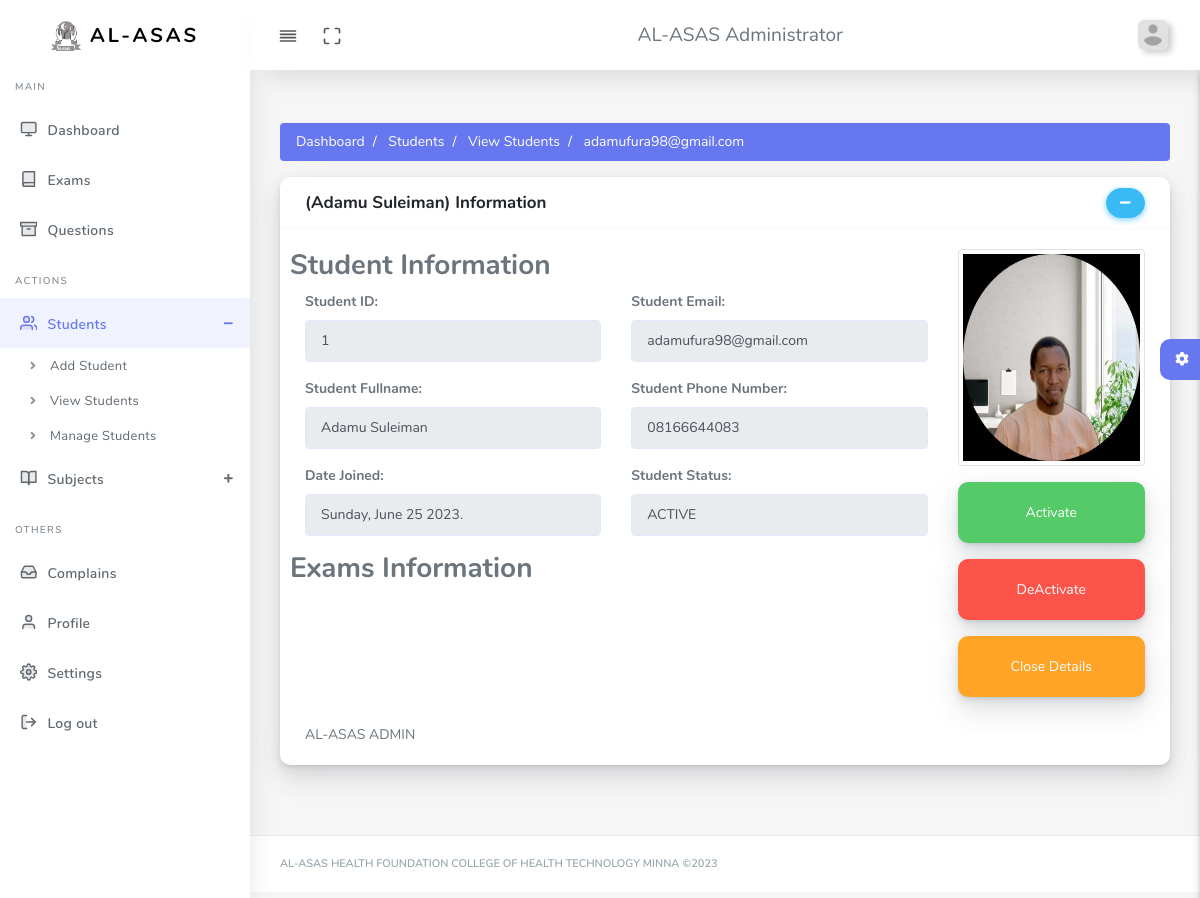
The page /admin/view_student.php?email=adamufura98@gmail.com (signed in) on the database its author committed.
### tables this page shows
CREATE TABLE `students` (
  `id` int(100) NOT NULL,
  `email` varchar(200) NOT NULL,
  `phonenumber` varchar(15) NOT NULL,
  `fullname` varchar(200) NOT NULL,
  `status` varchar(10) NOT NULL DEFAULT 'ACTIVE',
  `allocation` int(20) NOT NULL DEFAULT 0,
  `joined` date NOT NULL DEFAULT current_timestamp(),
  `avatar` text NOT NULL DEFAULT '../assets/images/avatars/avatar.png'
);

### admin/helpers/admin-functions.php (called while the page is built, shortened)
<?php
include 'setup.php';
function getAdminByUsername($username)
{
    global $connection;
    $admin_data_q = "SELECT * FROM `admin` WHERE `username` = ?";
    $admin_data_stmt = mysqli_prepare($connection, $admin_data_q);
    mysqli_stmt_bind_param($admin_data_stmt, 's', $username);
    mysqli_stmt_execute($admin_data_stmt);
    $result = mysqli_fetch_assoc(mysqli_stmt_get_result($admin_data_stmt));
    return $result;
}
function getStudentByEmail($email)
{
    global $connection;
    $student_data_q = "SELECT * FROM `students` WHERE `email` = ?";
    $student_data_stmt = mysqli_prepare($connection, $student_data_q);
    mysqli_stmt_bind_param($student_data_stmt, 's', $email);
    mysqli_stmt_execute($student_data_stmt);
    $result = mysqli_fetch_assoc(mysqli_stmt_get_result($student_data_stmt));
    return $result;
}

### admin/view_student.php (the view, shortened to what this page needs)
<?php
$data = getStudentByEmail($_GET['email']);
?>
  <body>
    <div id="app">
      <div class="main-wrapper main-wrapper-1">
        <div class="navbar-bg"></div>
        <?php Includes::custom_include('includes/navbar.php', [], true);    ?>
        <div class="main-sidebar sidebar-style-2">
        </div>
        <div class="main-content">
          <section class="section">
            <nav aria-label="breadcrumb">
              <ol class="breadcrumb bg-primary text-white-all">
                <li class="breadcrumb-item"><a href="index.php"> Dashboard</a></li>
                <li class="breadcrumb-item"><a href="#"> Students</a></li>
                <li class="breadcrumb-item"><a href="view_students.php"> View Students</a></li>
                <li class="breadcrumb-item active" aria-current="page"> <?php echo $_GET['email'] ?></li>
              </ol>
            </nav>
        <div class="section-body">
         <div class="card">
                  <div class="card-header">
                    <h4>(<?php echo $data['fullname'] ?>) Information</h4>
                    <div class="card-header-action">
                      <a data-collapse="#mycard-collapse" class="btn btn-icon btn-info" href="#"><i
                          class="fas fa-minus"></i></a>
                    </div>
                  </div>
                  <div class="collapse show" id="mycard-collapse">
                    <div class="card-body">
                      <div class="row">
                                <div class="col-md-9">
                                 <div class="row">
                                    <h3>Student Information</h3>
                                </div>
                                    <div class="row">
                                        <div class="col-sm-6 mb-3">
                                            <label for="" class="form-label"><b>Student ID:</b>
                                            </label>
                                            <input type="text" class="form-control" id="" required
                                                value="<?php echo $data['id'] ?>"
                                                disabled>
                                        </div>
                                        <div class="col-sm-6 mb-3">
                                            <label for="" class="form-label"><b>Student Email:</b>
                                            </label>
                                            <input type="text" class="form-control" id="" required
                                                value="<?php echo $data['email'] ?>" disabled>
                                        </div>
                                    </div>
                                    <div class="row">
                                        <div class="col-sm-6 mb-3">
                                            <label for="" class="form-label"><b>Student Fullname:</b>
                                            </label>
                                            <input type="text" class="form-control" id="" required
                                                value="<?php echo $data['fullname'] ?>"
                                                disabled>
                                        </div>
                                        <div class="col-sm-6 mb-3">
                                            <label for="" class="form-label"><b>Student Phone Number:</b>
                                            </label>
                                            <input type="text" class="form-control" id="" required
                                                value="<?php echo $data['phonenumber'] ?>" disabled>
                                        </div>
                                    </div>
                                    <div class="row">
                                        <div class="col-sm-6 mb-3">
                                            <label for="" class="form-label"><b>Date Joined:</b>
                                            </label>
                                            <input type="text" class="form-control" id="" required
                                                value="<?php echo date('l, F d Y.', strtotime($data['joined'])) ?>"
                                                disabled>
                                        </div>
                                        <div class="col-sm-6 mb-3">
                                            <label for="" class="form-label"><b>Student
                                                    Status:</b>
                                            </label>
                                            <input type="text" class="form-control" id="" required
                                                value="<?php echo $data['status'] ?>" disabled>
                                        </div>
                                    </div>
                                <div class="row">
                                    <h3>Exams Information</h3>
                                </div>
                                </div>
                                <div class="col-md-3">
                                    <img src="<?php echo $data['avatar'] ?>" class="img-thumbnail w-100 h-50" alt="">
                                    <div class="card my-3 bg-success">
                                        <a
                                            href="?email=<?php echo $_GET['email'] ?>&activate=ACTIVE">
                                            <div class="card-body text-center text-white">
                                                Activate
                                            </div>
                                        </a>
                                    </div>
                                    <div class="card my-3 bg-danger">
                                        <a href="?email=<?php echo $_GET['email']  ?>&deactivate=INACTIVE">
                                            <div class="card-body text-center text-white">
                                                DeActivate
                                            </div>
                                        </a>
                                    </div>
                                    <div class="card my-3 bg-warning">
                                        <a href="view_students.php">
                                            <div class="card-body text-center text-white">
                                                Close Details
                                            </div>
                                        </a>
                                    </div>
                                </div>
                            </div>
                    </div>
                    <div class="card-footer">
                      AL-ASAS ADMIN
                    </div>
                  </div>
                </div>
        </div>
         </div>
        </div>
      </div>
  </body>
</html>

### admin/includes/navbar.php (shortened to what this page needs)
<?php
$adminData = getAdminByUsername($_SESSION['s_adminUsername']);
?>
<nav class="navbar navbar-expand-lg main-navbar sticky">
          <div class="form-inline mr-auto">
            <ul class="navbar-nav mr-3">
              <li>
                <a
                  href="#"
                  data-toggle="sidebar"
                  class="nav-link nav-link-lg collapse-btn"
                >
                  <i data-feather="align-justify"></i
                ></a>
              </li>
              <li>
                <a href="#" class="nav-link nav-link-lg fullscreen-btn">
                  <i data-feather="maximize"></i>
                </a>
              </li>
            </ul>
          </div>
          <div class="form-inline mr-auto">
            <ul class="navbar-nav mr-3">
              <li class="text-bold" style="font-size: 1.2rem">
                AL-ASAS Administrator
              </li>
            </ul>
          </div>
          <ul class="navbar-nav navbar-right">
            <li class="dropdown">
              <a
                href="#"
                data-toggle="dropdown"
                class="nav-link dropdown-toggle nav-link-lg nav-link-user"
              >
                <img
                  alt="image"
                  src="<?php echo $adminData['avatar'] ?>"
                  class="user-img-radious-style" />
              </a>
            </li>
          </ul>
        </nav>

### rows shown on the page
students: fullname "Adamu Suleiman", id "1", email "adamufura98@gmail.com", phonenumber "08166644083", joined "Sunday, June 25 2023.", status "ACTIVE", avatar (picture)

### other values the page prints
$_GET['email'] "adamufura98@gmail.com"
